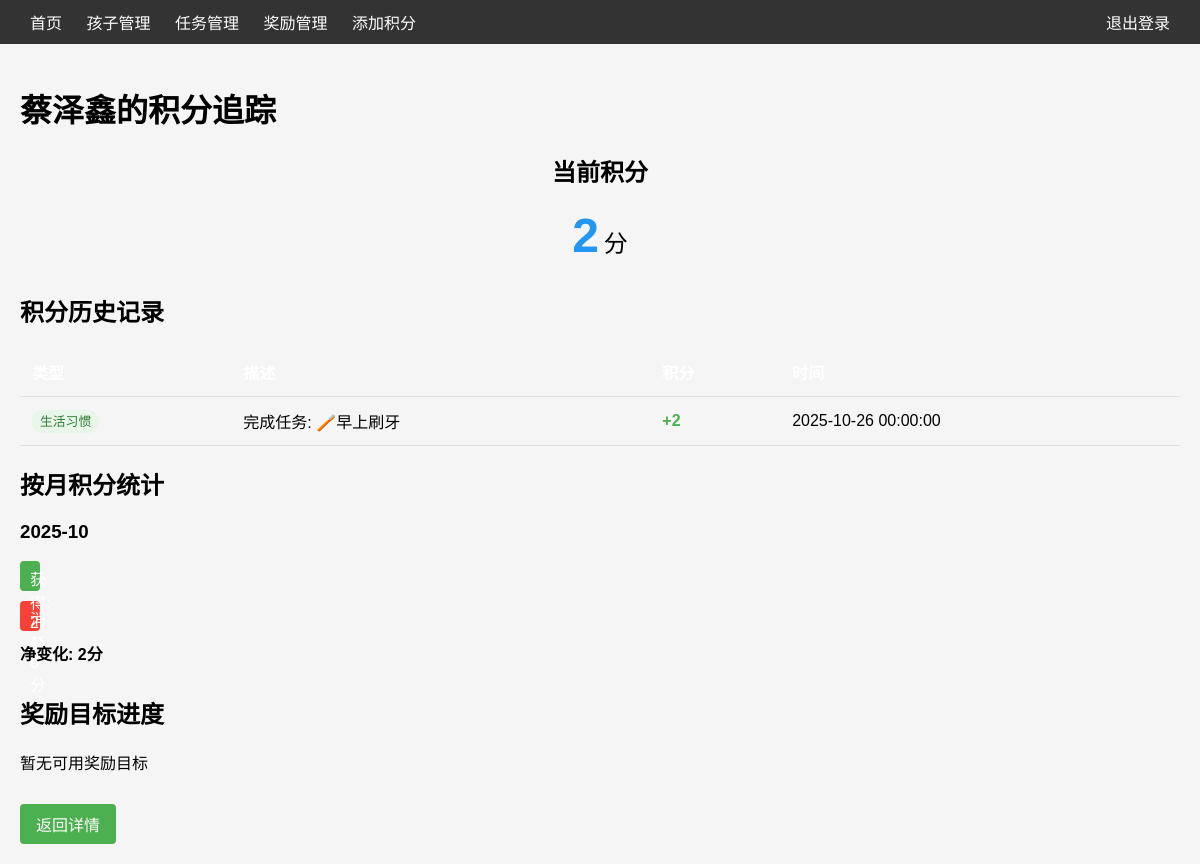
Page /child/2/progress (signed in) on the committed database.
### app/models.py (models this page shows)
class Child(db.Model):
    id = db.Column(db.Integer, primary_key=True)
    name = db.Column(db.String(64), nullable=False)
    age = db.Column(db.Integer)
    points = db.Column(db.Integer, default=0)
    user_id = db.Column(db.Integer, db.ForeignKey('user.id'), nullable=False)
    task_records = db.relationship('TaskRecord', backref='child', lazy='dynamic')
    reward_records = db.relationship('RewardRecord', backref='child', lazy='dynamic')

class Task(db.Model):
    id = db.Column(db.Integer, primary_key=True)
    name = db.Column(db.String(128), nullable=False)
    description = db.Column(db.Text)
    points = db.Column(db.Integer, nullable=False)  # 完成任务获得的积分
    category = db.Column(db.String(64), nullable=False, default='学习任务')  # 任务分类：学习任务、生活习惯、品德行为
    is_active = db.Column(db.Boolean, default=True)
    records = db.relationship('TaskRecord', backref='task', lazy='dynamic')

class TaskRecord(db.Model):
    id = db.Column(db.Integer, primary_key=True)
    child_id = db.Column(db.Integer, db.ForeignKey('child.id'), nullable=False)
    task_id = db.Column(db.Integer, db.ForeignKey('task.id'), nullable=False)
    completed_at = db.Column(db.DateTime, default=datetime.utcnow)
    is_confirmed = db.Column(db.Boolean, default=False)  # 家长确认

### app/main/views.py (the view, shortened to what this page needs)
@main.route('/child/<int:child_id>/progress')
@login_required
def child_progress(child_id):
    child = Child.query.filter_by(id=child_id, user_id=current_user.id).first_or_404()
    from datetime import datetime
    task_records = TaskRecord.query.filter_by(child_id=child_id, is_confirmed=True).order_by(TaskRecord.completed_at.desc()).limit(20).all()
    reward_records = RewardRecord.query.filter_by(child_id=child_id).order_by(RewardRecord.redeemed_at.desc()).limit(20).all()
    all_records = []
    for record in task_records:
        all_records.append({
            'type': 'earned',
            'amount': record.task.points,
            'description': f'完成任务: {record.task.name}',
            'time': record.completed_at,
            'category': record.task.category
        })
    all_records.sort(key=lambda x: x['time'], reverse=True)
    monthly_summary = {}
    for record in task_records:
        month_key = record.completed_at.strftime('%Y-%m')
        if month_key not in monthly_summary:
            monthly_summary[month_key] = {'earned': 0, 'spent': 0}
        monthly_summary[month_key]['earned'] += record.task.points
    for record in reward_records:
        month_key = record.redeemed_at.strftime('%Y-%m')
        if month_key not in monthly_summary:
            monthly_summary[month_key] = {'earned': 0, 'spent': 0}
        monthly_summary[month_key]['spent'] += record.reward.cost
    reward_goals = []
    available_rewards = Reward.query.filter_by(is_active=True).order_by(Reward.cost).all()
    return render_template('child_progress.html', child=child, records=all_records,
                          monthly_summary=monthly_summary, reward_goals=reward_goals)

### app/models.py (called while the page is built)
@login_manager.user_loader
def load_user(user_id):
    return User.query.get(int(user_id))

### app/templates/child_progress.html (shortened to what this page needs)
{% extends "base.html" %}
{% block content %}
<h1>{{ child.name }}的积分追踪</h1>
<div class="current-points">
    <h2>当前积分</h2>
    <div class="points-display">
        <span class="points-value">{{ child.points }}</span>
        <span class="points-label">分</span>
    </div>
</div>
<div class="history-section">
    <h2>积分历史记录</h2>
    {% if records %}
    <table class="records-table">
        <tr>
            <th>类型</th>
            <th>描述</th>
            <th>积分</th>
            <th>时间</th>
        </tr>
        {% for record in records %}
        <tr class="record-{{ record.type }}">
            <td>
                {% if record.type == 'earned' %}
                <span class="badge earned">{{ record.category }}</span>
                {% else %}
                <span class="badge spent">{{ record.level }}</span>
                {% endif %}
            </td>
            <td>{{ record.description }}</td>
            <td class="amount {{ record.type }}">
                {% if record.type == 'earned' %}+{% else %}-{% endif %}{{ record.amount }}
            </td>
            <td>{{ record.time.strftime('%Y-%m-%d %H:%M:%S') }}</td>
        </tr>
        {% endfor %}
    </table>
    {% else %}
    <p>暂无积分记录</p>
    {% endif %}
</div>
<div class="monthly-section">
    <h2>按月积分统计</h2>
    {% if monthly_summary %}
    <div class="monthly-charts">
        {% for month, data in monthly_summary.items() %}
        <div class="month-summary">
            <h3>{{ month }}</h3>
            <div class="summary-bars">
                <div class="bar earned" style="width: {{ (data.earned / 200) * 100 }}%;">
                    获得: {{ data.earned }}分
                </div>
                <div class="bar spent" style="width: {{ (data.spent / 200) * 100 }}%;">
                    消耗: {{ data.spent }}分
                </div>
            </div>
            <div class="net-change">
                净变化: {{ data.earned - data.spent }}分
            </div>
        </div>
        {% endfor %}
    </div>
    {% else %}
    <p>暂无月度统计数据</p>
    {% endif %}
</div>
<div class="goals-section">
    <h2>奖励目标进度</h2>
    {% if reward_goals %}
    <div class="goals-list">
        {% for goal in reward_goals %}
        <div class="goal-item">
            <div class="goal-header">
                <span class="goal-name">{{ goal.name }}</span>
                <span class="goal-level">{{ goal.level }}</span>
            </div>
            <div class="goal-progress">
                <div class="progress-bar-container">
                    {% if goal.progress < 30 %}
                    <div class="progress-bar low" style="width: {{ goal.progress }}%;">
                    {% elif goal.progress < 70 %}
                    <div class="progress-bar medium" style="width: {{ goal.progress }}%;">
                    {% else %}
                    <div class="progress-bar high" style="width: {{ goal.progress }}%;">
                    {% endif %}
                        {{ "%.1f"|format(goal.progress) }}%
                    </div>
                </div>
                <div class="goal-stats">
                    已获得: {{ child.points }}分 / 所需: {{ goal.cost }}分
                </div>
            </div>
        </div>
        {% endfor %}
    </div>
    {% else %}
    <p>暂无可用奖励目标</p>
    {% endif %}
</div>
<a href="{{ url_for('main.child_detail', child_id=child.id) }}" class="button">返回详情</a>
{% endblock %}

### app/templates/base.html (style rules this page uses)
body { font-family: Arial, sans-serif; margin: 0; padding: 0; background-color: #f5f5f5; }
table { width: 100%; border-collapse: collapse; margin-top: 20px; }
th, td { padding: 12px; text-align: left; border-bottom: 1px solid #ddd; }
th { background-color: #4CAF50; color: white; }
.button { display: inline-block; padding: 8px 16px; background-color: #4CAF50; color: white; text-decoration: none; border-radius: 4px; }

### app/templates/child_progress.html (style rules this page uses)
.current-points { text-align: center; margin-bottom: 30px; }
.points-display { display: inline-flex; align-items: baseline; }
.points-value { font-size: 3em; font-weight: bold; color: #2196f3; }
.points-label { font-size: 1.5em; margin-left: 5px; }
.records-table { width: 100%; border-collapse: collapse; margin-bottom: 20px; }
.records-table th, .records-table td { padding: 12px; text-align: left; border-bottom: 1px solid #ddd; }
.records-table th { background-color: #f5f5f5; }
.record-earned td.amount { color: #4caf50; font-weight: bold; }
.badge { padding: 4px 8px; border-radius: 12px; font-size: 0.8em; }
.badge.earned { background-color: #e8f5e9; color: #2e7d32; }
.monthly-section { margin-bottom: 30px; }
.month-summary { margin-bottom: 20px; }
.summary-bars { margin: 10px 0; }
.bar { height: 30px; margin-bottom: 10px; padding: 5px 10px; color: white; border-radius: 4px; box-sizing: border-box; }
.bar.earned { background-color: #4caf50; }
.bar.spent { background-color: #f44336; }
.net-change { font-weight: bold; }
.goals-section { margin-bottom: 30px; }

### rows in the picture
Child: name "蔡泽鑫", points "2"
Task: category "生活习惯", description "完成任务: 🪥早上刷牙", amount "2", time "2025-10-26 00:00:00"

### other values in the picture
{{ month }} "2025-10"
{{ data.spent }} "0"
{{ data.earned - data.spent }} "2"
